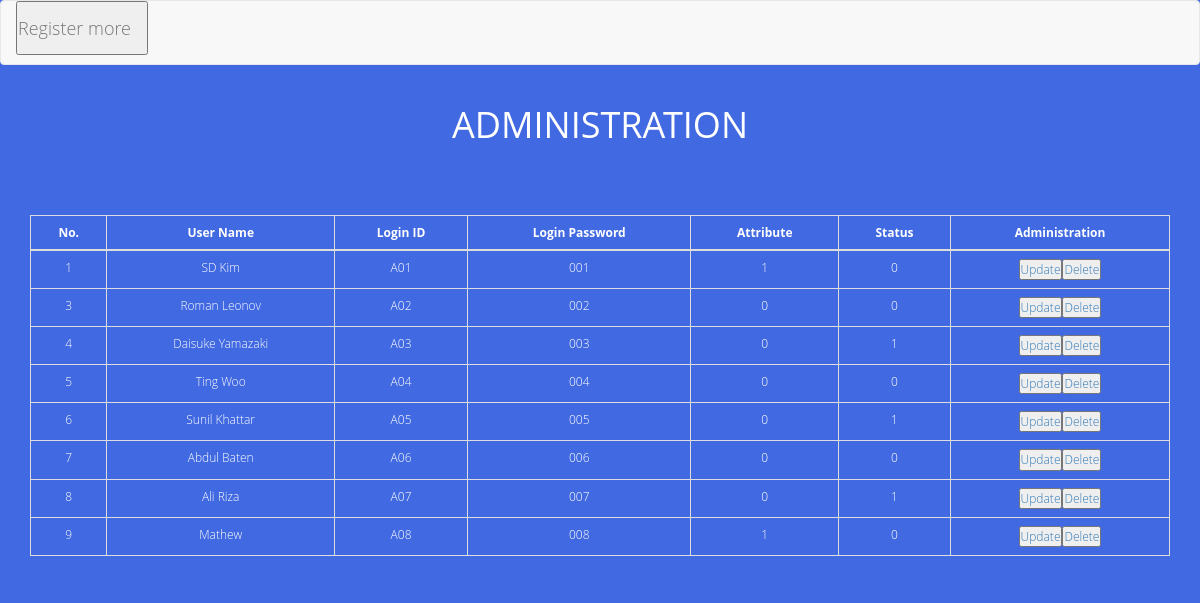
The page /select.php on the database its author committed.
### tables this page shows
CREATE TABLE IF NOT EXISTS `gs_user_table` (
`id` int(12) NOT NULL,
  `name` varchar(64) NOT NULL,
  `lid` varchar(128) NOT NULL,
  `lpw` varchar(64) NOT NULL,
  `kanri_flg` int(1) NOT NULL,
  `life_flg` int(1) NOT NULL
);

### select.php (the view, shortened to what this page needs)
<?php
try {
  $pdo = new PDO('mysql:dbname=gs_db16;charset=utf8;host=localhost','root','');
} catch (PDOException $e) {
  exit('Disable to connect to database.'.$e->getMessage());
}
$stmt = $pdo->prepare("SELECT * FROM gs_user_table");
$status = $stmt->execute();
$view="";
if($status==false){
  $error = $stmt->errorInfo();
  exit("ErrorQuery:".$error[2]);
}else{
  while( $result = $stmt->fetch(PDO::FETCH_ASSOC)){
    $view .= '<tr>';
    $view .= '<td>'.$result["id"].'</td>';
    $view .= '<td>'.$result["name"].'</td>';
    $view .= '<td>'.$result["lid"].'</td>';
    $view .= '<td>'.$result["lpw"].'</td>';
    $view .= '<td>'.$result["kanri_flg"].'</td>';
    $view .= '<td>'.$result["life_flg"].'</td>';
    $view .= '<td>'.'<button><a href="detail.php?id='.$result["id"].'">';
    $view .= 'Update';
    $view .= '</a></button>';
    $view .= '<button><a href="delete.php?id='.$result["id"].'">';
    $view .= 'Delete';
    $view .= '</a></button>'.'</td>';
    $view .= '</tr>';
  }
}
?>
    <!DOCTYPE html>
    <html lang="ja">
    <head>
        <link href="css/bootstrap.min.css" rel="stylesheet">
        <link rel="stylesheet" href="css/style.css">
    </head>
    <body id="main">
        <header>
            <nav class="navbar navbar-default">
                <div class="container-fluid">
                    <div class="navbar-header">
                        <button><a class="navbar-brand" href="index.html">Register more</a></button>
                    </div>
                </div>
            </nav>
            <h1>ADMINISTRATION</h1>
        </header>
        <div class="container">
            <table class="table table-bordered">
               <thead>
                <tr>
                    <th>No.</th>
                    <th>User Name</th>
                    <th>Login ID</th>
                    <th>Login Password</th>
                    <th>Attribute</th>
                    <th>Status</th>
                    <th>Administration</th>
                </tr>
                </thead>
                <tbody>
                <?=$view?>
                </tbody>
            </table>
        </div>
    </body>
    </html>

### css/style.css (style rules this page uses)
* { margin:0; padding:0; box-sizing:border-box; -webkit-box-sizing:border-box; -moz-box-sizing:border-box; -webkit-font-smoothing:antialiased; -moz-font-smoothing:antialiased; -o-font-smoothing:antialiased; font-smoothing:antialiased; text-rendering:optimizeLegibility; }
body { background-color: #4169E1; font-family:"Open Sans", Helvetica, Arial, sans-serif; font-weight:300; font-size: 12px; line-height:30px; color:#777; }
h1 { color: #fff; text-align: center; margin-top: 40px; margin-bottom: 70px; }
table { color: #fff; text-align: center; }
th { text-align: center; }

### rows shown on the page
gs_user_table: id "1", name "SD Kim", lid "A01", lpw "001", kanri_flg "1", life_flg "0", value "Update Delete"
gs_user_table: id "3", name "Roman Leonov", lid "A02", lpw "002", kanri_flg "0", life_flg "0", value "Update Delete"
gs_user_table: id "4", name "Daisuke Yamazaki", lid "A03", lpw "003", kanri_flg "0", life_flg "1", value "Update Delete"
gs_user_table: id "5", name "Ting Woo", lid "A04", lpw "004", kanri_flg "0", life_flg "0", value "Update Delete"
gs_user_table: id "6", name "Sunil Khattar", lid "A05", lpw "005", kanri_flg "0", life_flg "1", value "Update Delete"
gs_user_table: id "7", name "Abdul Baten", lid "A06", lpw "006", kanri_flg "0", life_flg "0", value "Update Delete"
gs_user_table: id "8", name "Ali Riza", lid "A07", lpw "007", kanri_flg "0", life_flg "1", value "Update Delete"
gs_user_table: id "9", name "Mathew", lid "A08", lpw "008", kanri_flg "1", life_flg "0", value "Update Delete"
